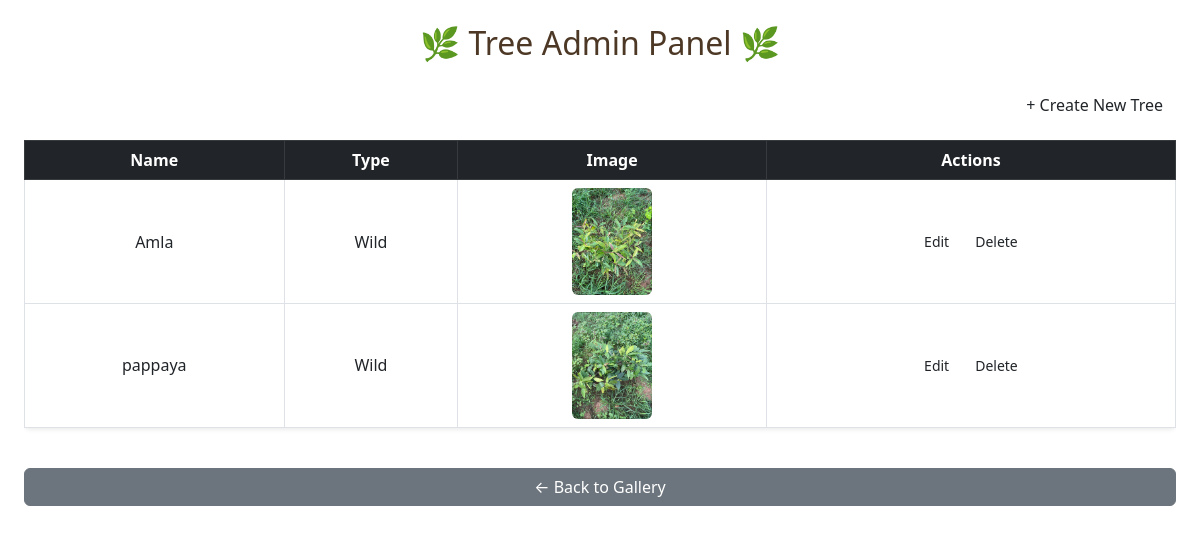
Screenshot of /dashboard/trees/ with the database file from the repository.
### trees/models.py (models this page shows, shortened)
class Tree(models.Model):
    PLANT_TYPE_CHOICES = [
        ('Wild', 'Wild'),
        ('Medicinal', 'Medicinal'),
        ('Fruit', 'Fruit'),
    ]
    FIELD_TYPE_CHOICES = [
        ('F1', 'F1'),
        ('F2', 'F2'),
        ('F3', 'F3'),
    ]
    plantName = models.CharField(max_length=100, default='NA')  # required
    plantId = models.CharField(max_length=20, unique=True)  # required
    description = models.TextField(max_length=400, null=True, blank=True)  # optional
    plantType = models.CharField(max_length=20, choices=PLANT_TYPE_CHOICES, default='Other')  # dropdown, optional
    fieldName = models.CharField(max_length=20, choices=FIELD_TYPE_CHOICES, default='F1')  # required
    lineNumber = models.CharField(max_length=20, default='1')  # required
    plantNumber = models.CharField(max_length=20, default='1')  # required
    imageUrl = models.ImageField(upload_to='trees/images/', null=True, blank=True)  # required

### trees/views.py (the view)
# urls.py: path('dashboard/trees/', views.tree_admin_list, name='tree_admin_list'),
def tree_admin_list(request):
    trees = Tree.objects.all()
    return render(request, 'trees/admin_list.html', {'trees': trees})

### trees/context_processors.py (called while the page is built)
def base_image_url(request):
    return {
        'BASE_IMAGE_URL': settings.BASE_IMAGE_URL
    }

### trees/templates/trees/admin_list.html
{% load static %}
<link rel="stylesheet" href="{% static 'trees/css/admin-list.css' %}">
<link href="https://cdn.jsdelivr.net/npm/bootstrap@5.3.0/dist/css/bootstrap.min.css" rel="stylesheet">
<div class="p-4">
  <h2 class="text-center text-theme mb-4">🌿 Tree Admin Panel 🌿</h2>
  <div class="text-end mb-3">
    <a href="{% url 'tree_create' %}" class="btn btn-add">+ Create New Tree</a>
  </div>
  <div class="table-responsive w-100">
    <table class="table table-bordered table-hover align-middle text-center shadow-sm rounded ">
      <thead class="table-dark">
        <tr>
          <th>Name</th>
          <th>Type</th>
          <th>Image</th>
          <th>Actions</th>
        </tr>
      </thead>
      <tbody>
        {% for tree in trees %}
        <tr>
          <td>{{ tree.plantName }}</td>
          <td>{{ tree.plantType }}</td>
          <td>
            {% if tree.imageUrl %}
              <img src="{{ tree.imageUrl.url }}" class="img-fluid rounded" style="max-width: 80px;" alt="{{ tree.plantName }}">
            {% else %}
              <span class="text-muted">No Image</span>
            {% endif %}
          </td>
          <td>
            <div class="d-flex justify-content-center gap-2 flex-wrap">
              <a href="{% url 'tree_update' tree.pk %}" class="btn btn-sm btn-edit">Edit</a>
              <a href="{% url 'tree_delete' tree.pk %}" class="btn btn-sm btn-delete">Delete</a>
            </div>
          </td>
        </tr>
        {% endfor %}
      </tbody>
    </table>
  </div>
  <div class="text-center mt-4">
    <a href="{% url 'home' %}" class="btn btn-secondary w-100 w-md-50">← Back to Gallery</a>
  </div>
</div>

### trees/static/trees/css/admin-list.css (style rules this page uses)
.text-theme { color: #4d3826; }

### rows the page displays
Tree: plantName "Amla", plantType "Wild", imageUrl (picture)
Tree: plantName "pappaya", plantType "Wild", imageUrl (picture)
